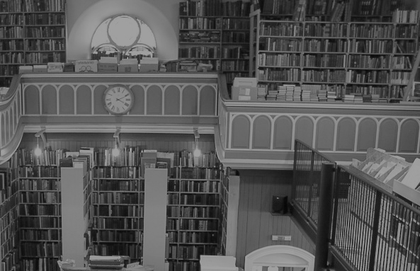
%> input picture exercise03/materials_assignment3/bookstore_dark.tif, 420 x 271 px, shrunk from 593 x 383 before the run
$ octave sh03ex01.m   (GNU Octave 9; MATLAB toolbox functions it lacks are replaced by stand-ins)
%> lines starting %> are read from the running program, lines starting %| are printed output that depends on the picture
### exercise01/myHistogram.m
function H = myHistogram(im)
%MYHISTOGRAM
% im: 2D-matrix representing image values in [0, 255]
% H:size(H) = [1, 256] (each entry representing normed
%frequency of corresponding gray value in "im")

%Todo assertion for vector!
assert(max(max(im))<=255 & min(min(im))>=0,"Input not inside the defined intensity range")

vec = zeros(1,256);
%sizevector of input image
svec = size(im);
%total count of pixels used for normalization
total_pixels = svec(1) * svec(2);

for k=1:svec(1)
    for l=1:svec(2)
        vec(im(k,l)+1) = vec(im(k,l)+1)+1;
    end
end

%normalize output vector
H = 1/total_pixels.* vec;

### exercise03/CV03/sh03ex01.m
%CV1 sh03ex01 by Marco Deuscher 977776 and Carolin Schindler 978616

im1 = imread("materials_assignment3/bookstore_dark.tif");
%> im1 is the input picture: size 271x420 uint8; min 6, max 176, mean 84

subplot 221; imshow(im1,[]); title("Original image");

%create histogram using the function created in sh01
hist = myHistogram(im1);
%> after the loop in myHistogram, `for k=1:svec(1)`: vec = 256 values, max 1685 at index 95, min 0 at index 1, mean 444.6
%> in myHistogram, `H = 1/total_pixels.* vec;`: H = 256 values, max 0.0148 at index 95, min 0 at index 1, mean 0.00391
%> hist has the same summary as H in myHistogram
subplot 222; bar(hist); title("Histogram"); xlabel("Intensity"); ylabel("Percentage");

%generating cumulative histogram
cum_hist = cumsum(hist);
%> cum_hist = 256 values from 0 to 1

subplot 223; bar(cum_hist);title("Cumulative histogram");xlabel("Intensity");ylabel("Percentage");

%map the value to cum_hist * k, where k is the intensity
dim = size(im1);
%> dim = [271 420]

new_im = ones(size(im1));

for i=1:dim(1)
    for j=1:dim(2)
        new_im(i,j) = im1(i,j) * cum_hist(im1(i,j));
    end
end
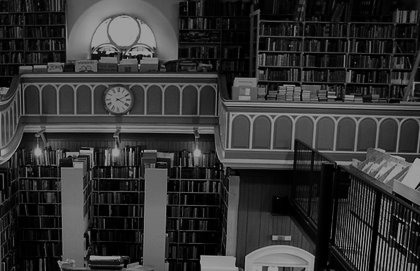
%> new_im: size 271x420 double; min 0, max 176, mean 52.1

subplot 224; imshow(new_im,[]);title("New image");
%> after `title("New image")`:
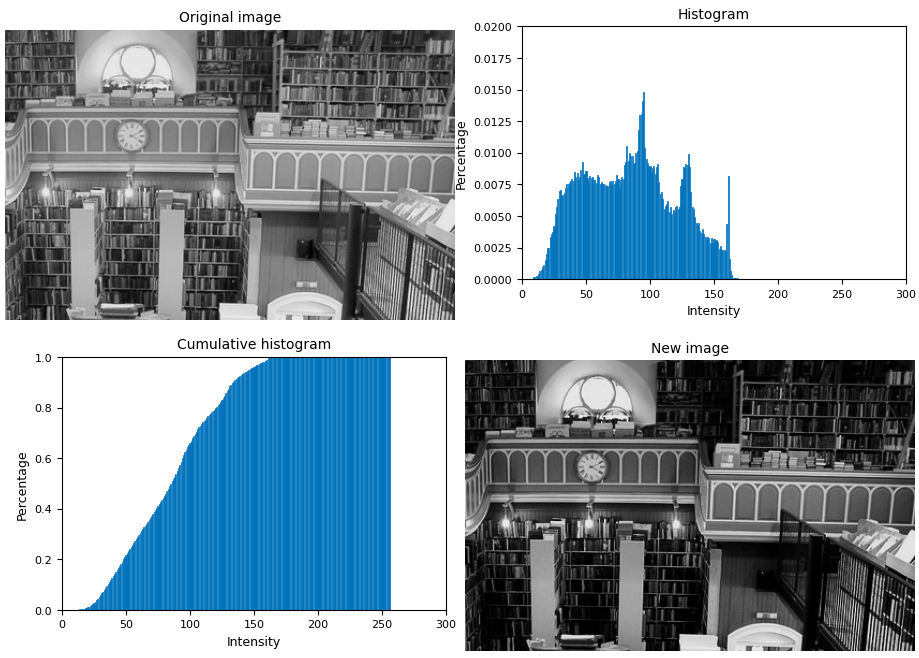
%> figure redrawn from the program's plot data, 4 panels

new_hist = myHistogram(new_im);
%> new_hist = 256 values, max 0.0284 at index 2, min 0 at index 39, mean 0.00391
%bar(cumsum(new_hist));
